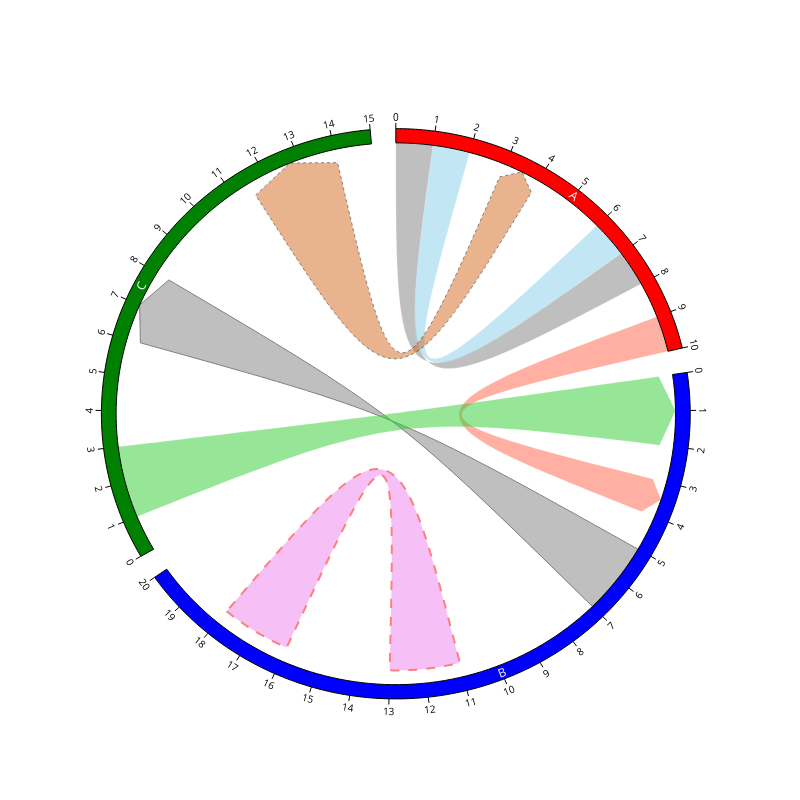

The code cell stored with this chart in its notebook:
### Markdown cell above
### 1-5. link

### Code cell
from pycirclizely import Circos

sectors = {"A": 10, "B": 20, "C": 15}
name2color = {"A": "red", "B": "blue", "C": "green"}
circos = Circos(sectors, space=5)
for sector in circos.sectors:
    track = sector.add_track((95, 100))
    track.axis(fillcolor=name2color[sector.name])
    track.text(sector.name, font=dict(color="white", size=12))
    track.xticks_by_interval(1)

# Plot links in various styles
circos.link(("A", 0, 1), ("A", 7, 8))
circos.link(("A", 1, 2), ("A", 7, 6), fillcolor="skyblue")
circos.link(("A", 9, 10), ("B", 4, 3), direction=1, fillcolor="tomato")
circos.link(("B", 5, 7), ("C", 6, 8), direction=1, line=dict(color="black", width=1))
circos.link(
    ("B", 18, 16),
    ("B", 11, 13),
    r1=90,
    r2=90,
    fillcolor="violet",
    line=dict(
        color="red",
        width=2,
        dash="dash",
    ),
)
circos.link(("C", 1, 3), ("B", 2, 0), direction=1, fillcolor="limegreen")
circos.link(
    ("C", 11.5, 14),
    ("A", 4, 3),
    direction=2,
    fillcolor="chocolate",
    line=dict(
        color="black",
        width=1,
        dash="dot",
    ),
)

fig = circos.plotfig()
fig
